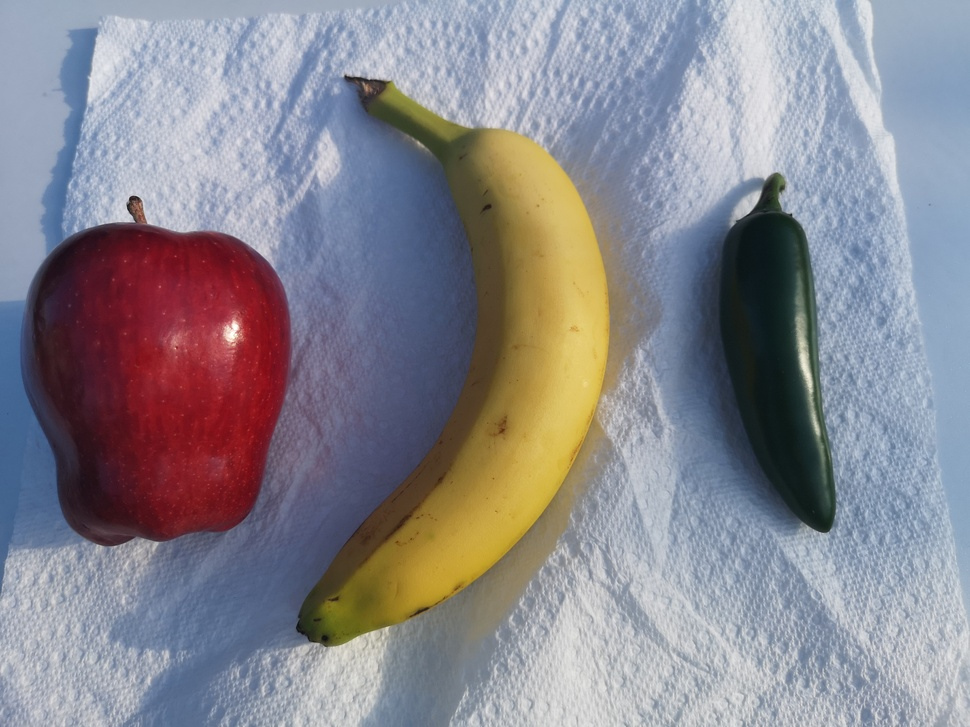
%> input picture Lane Detection/Images/test/test09.jpg, 970 x 727 px, shrunk from 3648 x 2736 before the run
$ octave view_density_datapoints_example.m   (GNU Octave 9; MATLAB toolbox functions it lacks are replaced by stand-ins)
%> lines starting %> are read from the running program, lines starting %| are printed output that depends on the picture
%% Prepare the script
close all
clear all
clc

%% Add path and load the example image

folder_name = '..\Images\test\';
addpath(folder_name)
image_name = 'test09.jpg';
image_rgb = imread(image_name);
%> image_rgb is the input picture: size 727x970x3 uint8; mean R, G, B 136.9, 134.8, 142.8


%%
image_hsv = rgb2hsv(image_rgb); % Convert RGB image to HSV image
%> image_hsv: size 727x970x3 double; mean H, S, V 0.571, 0.286, 0.626
sz = size(image_hsv);
%> sz = [727 970 3]
Nrows = sz(1); % Extract the number of rows
%> Nrows = 727
Ncols = sz(2); % Extract the number of columns
%> Ncols = 970
Npages = sz(3);% Extract the number of pages
%> Npages = 3
% Reshape the image from N-by-M-by3 to NxM-by-3
all_hsv = reshape(image_hsv, Nrows*Ncols,Npages);
all_h = all_hsv(:,1); % Grab all Hue value
all_s = all_hsv(:,2); % Grab all Saturation value
all_v = all_hsv(:,3); % Grab all Value value
% Create a scatter plot to view all datapoints
figure(1)
plot(all_h,all_s,'.');
grid on
grid minor
axis equal
axis([0 1 0 1])
xlabel('Hue')
ylabel('Saturation');
xticks(0:0.1:1)
yticks(0:0.1:1)
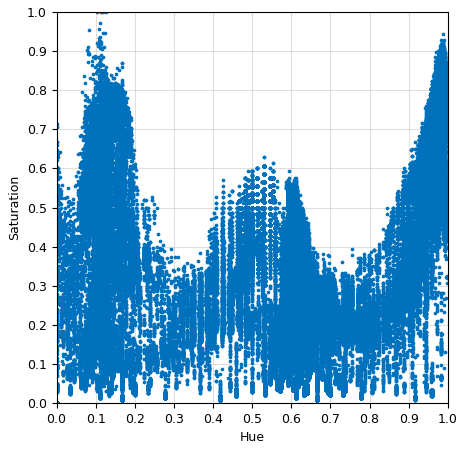
%> figure redrawn from the program's plot data

% In image processing, low saturation and value values mean that the
% lighting is very poor, or the pixels are basically versions of grey or black.
% These won't have any color information that we typically need for lane
% detection. So we need to cut off those points whose s < 0.3, v < 0.3
v_cut_off = 0.3;
s_cut_off = 0.3;
clean_hsv = all_hsv((all_v > v_cut_off)&(all_s > s_cut_off),:);
clean_h = clean_hsv(:,1);
clean_s = clean_hsv(:,2);


% Create a scatter plot to view the remaining datapoints
figure(2)
plot(clean_h,clean_s,'.');
grid on
grid minor
axis equal
axis([0 1 0 1])
xlabel('Hue')
ylabel('Saturation');
xticks(0:0.1:1)
yticks(0:0.1:1)
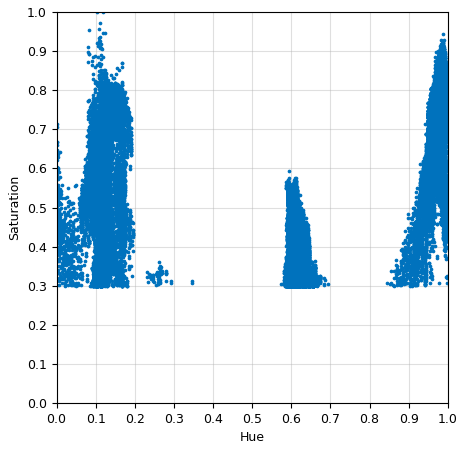
%> figure redrawn from the program's plot data

% Plot density contour for the scatter plot of remaining datapoints
Nbins = 100; % Set the number of bins
binwidth = 1/Nbins; % Calculate the width of bins
xEdges = linspace(0,1,Nbins + 1); % Specify the edges of the bins in x dimension
yEdges = linspace(0,1,Nbins + 1); % Specify the edges of the bins in y dimension
figure(3)
%> (the run ends here)

$ run again, with Lane Detection/Images/test/test03.jpg copied over Lane Detection/Images/test/test09.jpg
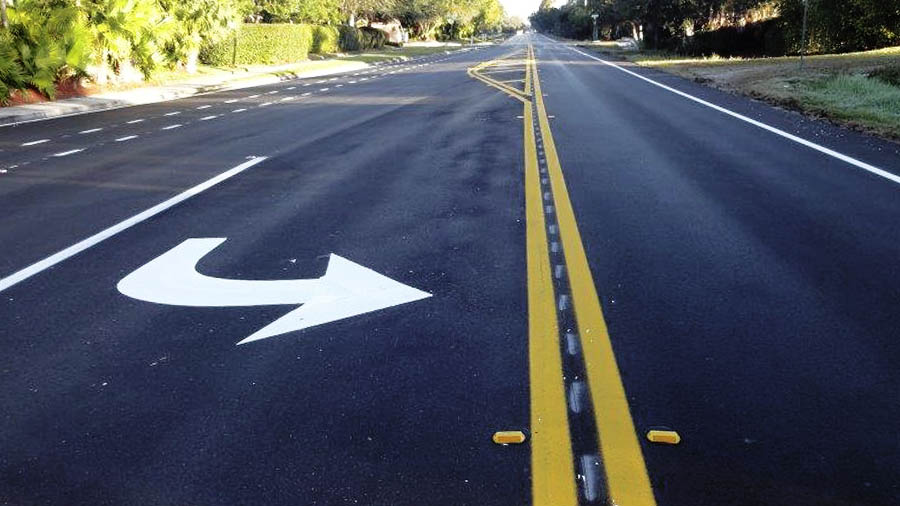
%> input picture Lane Detection/Images/test/test03.jpg, 900 x 506 px
%> image_rgb is the input picture: size 506x900x3 uint8; mean R, G, B 77.1, 82.4, 91.6
%> image_hsv: size 506x900x3 double; mean H, S, V 0.536, 0.412, 0.409
%> `yticks(0:0.1:1)`:
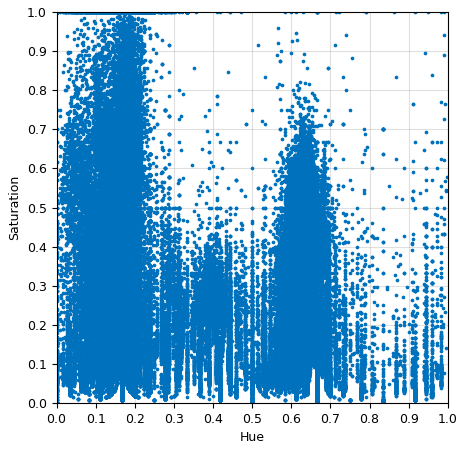
%> figure redrawn from the program's plot data
%> `yticks(0:0.1:1)`:
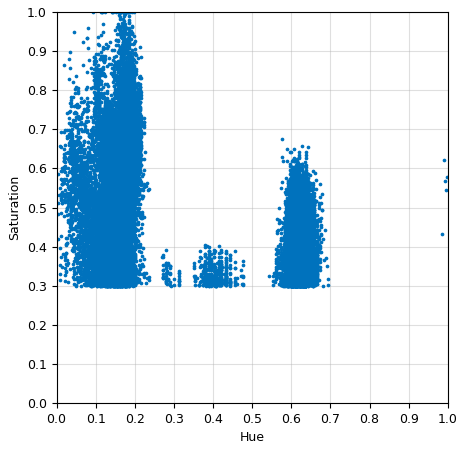
%> figure redrawn from the program's plot data

$ run again, with Lane Detection/Images/test/test04.jpg copied over Lane Detection/Images/test/test09.jpg
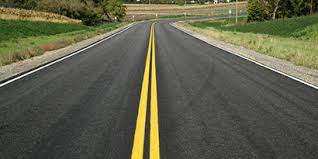
%> input picture Lane Detection/Images/test/test04.jpg, 318 x 159 px
%> image_rgb is the input picture: size 159x318x3 uint8; mean R, G, B 95, 95, 75.6
%> image_hsv: size 159x318x3 double; mean H, S, V 0.202, 0.192, 0.383
%> `yticks(0:0.1:1)`:
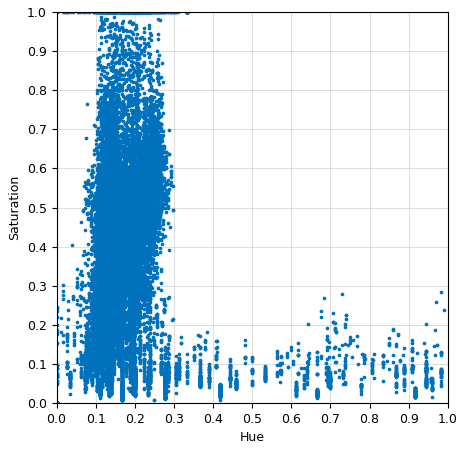
%> figure redrawn from the program's plot data
%> `yticks(0:0.1:1)`:
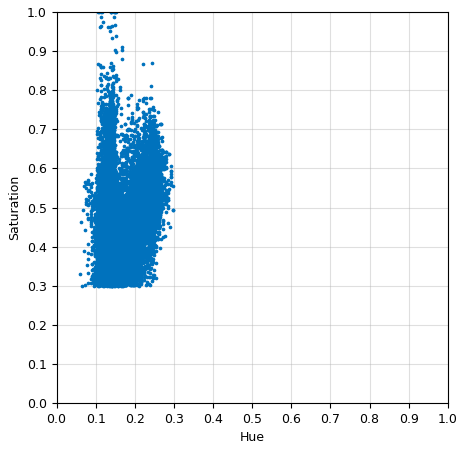
%> figure redrawn from the program's plot data

$ run again, with Lane Detection/Images/test/test05.jpg copied over Lane Detection/Images/test/test09.jpg
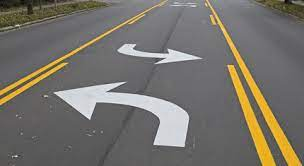
%> input picture Lane Detection/Images/test/test05.jpg, 304 x 166 px
%> image_rgb is the input picture: size 166x304x3 uint8; mean R, G, B 118, 114.1, 106.7
%> image_hsv: size 166x304x3 double; mean H, S, V 0.38, 0.109, 0.473
%> `yticks(0:0.1:1)`:
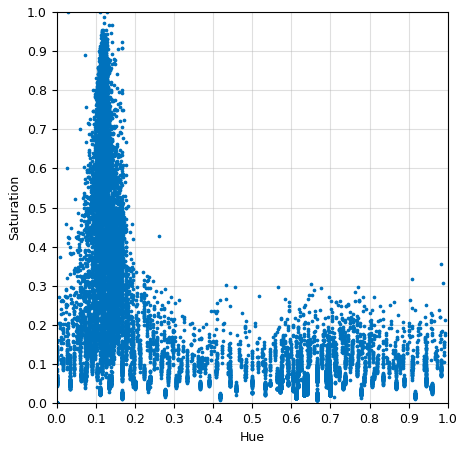
%> figure redrawn from the program's plot data
%> clean_h = 5442 values, max 0.989 at index 508, min 0.00901 at index 552, mean 0.123
%> clean_s = 5442 values, max 1 at index 1325, min 0.3 at index 1732, mean 0.592
%> `yticks(0:0.1:1)`:
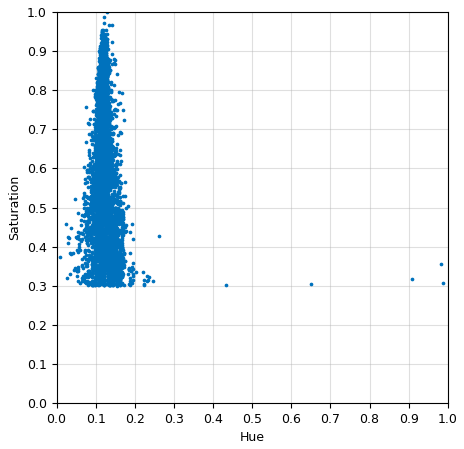
%> figure redrawn from the program's plot data
